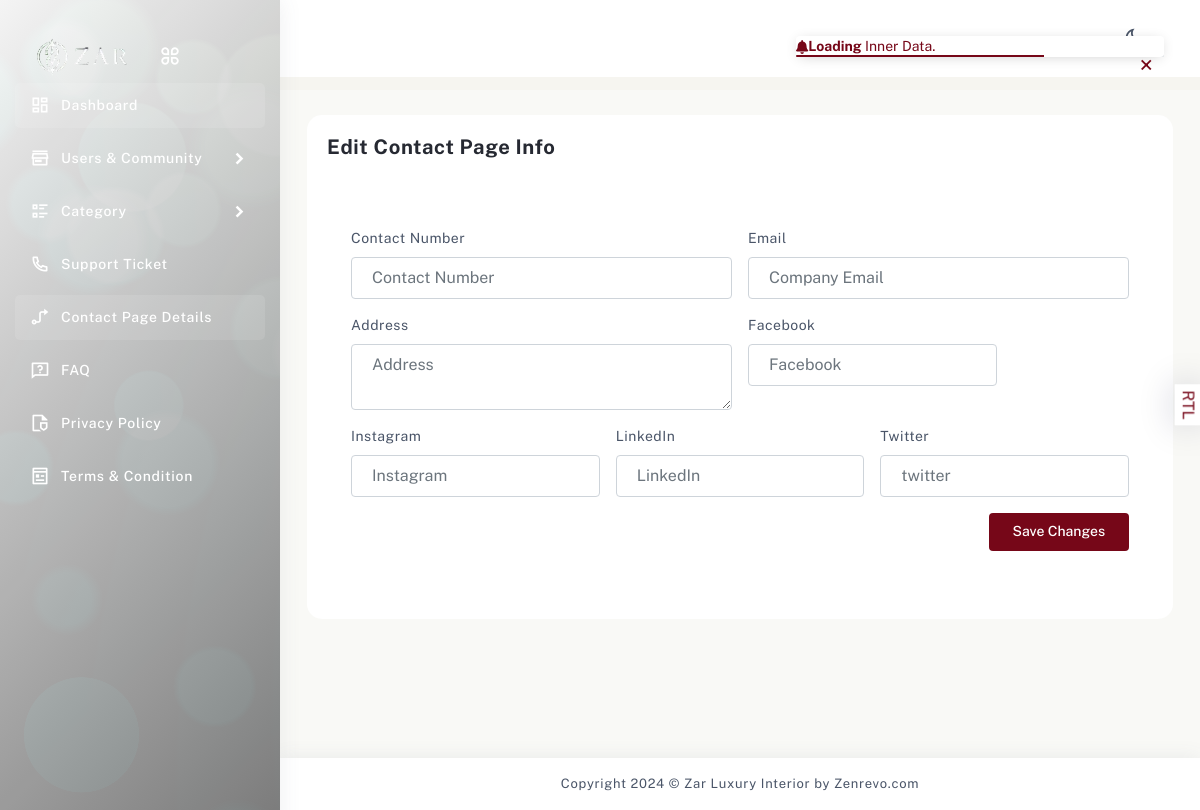
The app's page /dashboard/contact_page, older data.
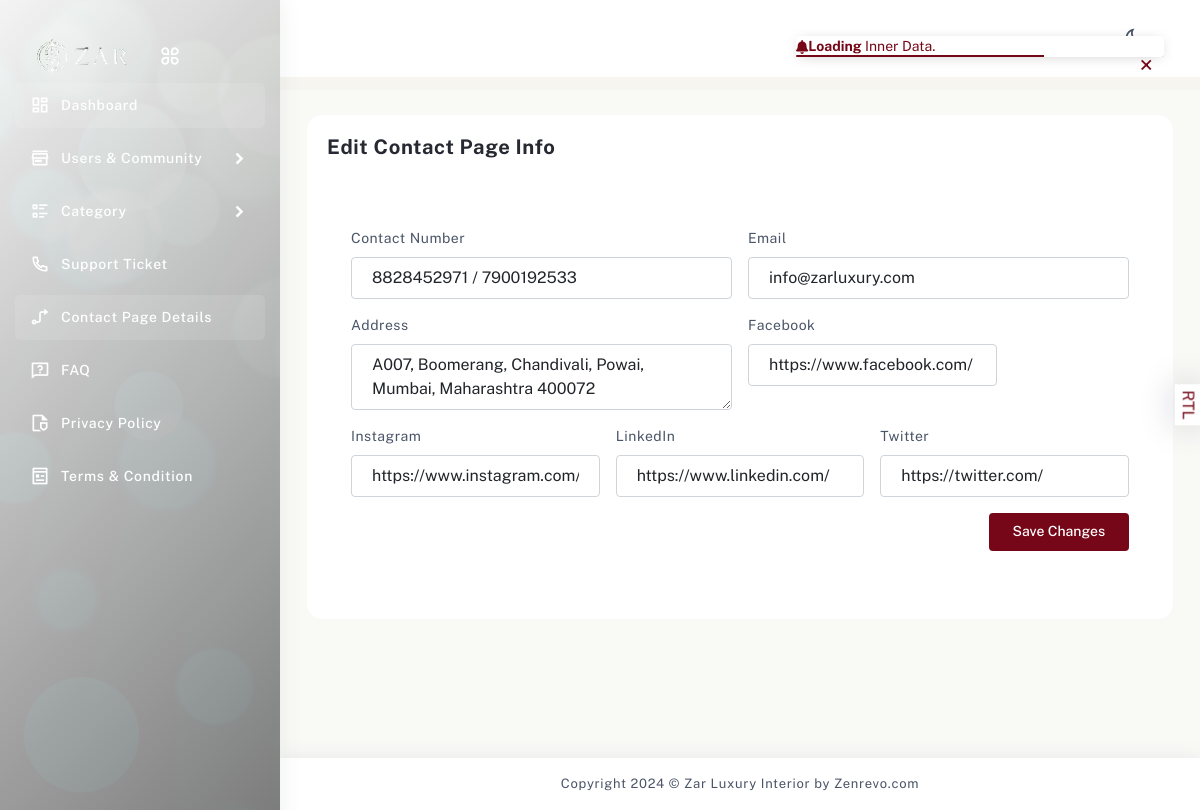
The same page, newer data.
### main_app/models.py (models this page shows)
class ContactPageDetails(models.Model):
    email = models.CharField(max_length=500,blank=True, null=True)
    phone = models.CharField(max_length=100,blank=True, null=True)
    address = models.TextField(blank=True, null=True)
    facebook = models.CharField(max_length=100,blank=True, null=True)
    instagram = models.CharField(max_length=100,blank=True, null=True)
    linkedin = models.CharField(max_length=100,blank=True, null=True)
    twitter = models.CharField(max_length=100,blank=True, null=True)
    created_at = models.DateTimeField(auto_now_add=True)
    updated_at = models.DateTimeField(auto_now=True)

### home/views.py (the view, shortened to what this page needs)
# urls.py: path('contact_page',views.contact_page,name='contact_page'),
def contact_page(request):
    contact = ContactPageDetails.objects.first()
    return render(request,'dashboard/contact-page.html',{'title':'Contact Page','contact':contact})

### templates/dashboard/contact-page.html (shortened to what this page needs)
{% extends 'dashboard/template.html' %}
{% block content %}
{% load static %}
<div class="page-body">
    <div class="container-fluid">
        <div class="row">
            <div class="col-sm-12">
                <div class="card card-table">
                    <div class="card-body">
                        <div class="title-header option-title">
                            <h5>Edit Contact Page Info </h5>
                        </div>
                        <div class="container py-5">
                            <form method="POST" action="{% url 'contact_page' %}"  enctype="multipart/form-data" class="row g-3">
                                <div class="col-md-6">
                                    <label for="mobile">Contact Number</label>
                                    <input
                                        type="text"
                                        id="mobile"
                                        name="mobile"
                                        value="{{ contact.phone|default_if_none:'' }}"
                                        placeholder="Contact Number"
                                        class="form-control"
                                    />
                                </div>
                                <div class="col-md-6">
                                    <label for="email"> Email</label>
                                    <input
                                        type="text"
                                        id="email"
                                        name="email"
                                        value="{{ contact.email|default_if_none:'' }}"
                                        placeholder="Company Email"
                                        class="form-control"
                                    />
                                </div>
                                <div class="col-md-6">
                                    <label for="address"> Address</label>
                                    <textarea
                                        id="address"
                                        name="address"
                                        placeholder="Address"
                                        class="form-control"
                                    >{{ contact.address |default_if_none:'' }}</textarea>
                                </div>
                                <div class="col-md-4">
                                    <label for="facebook">Facebook</label>
                                    <input
                                        type="text"
                                        id="facebook"
                                        name="facebook"
                                        value="{{ contact.facebook|default_if_none:'' }}"
                                        placeholder="Facebook"
                                        class="form-control"
                                    />
                                </div>
                                <div class="col-md-4">
                                    <label for="instagram">Instagram</label>
                                    <input
                                        type="text"
                                        id="instagram"
                                        name="instagram"
                                        value="{{ contact.instagram|default_if_none:'' }}"
                                        placeholder="Instagram"
                                        class="form-control"
                                    />
                                </div>
                                <div class="col-md-4">
                                    <label for="linkedin">LinkedIn</label>
                                    <input
                                        type="text"
                                        id="linkedin"
                                        name="linkedin"
                                        value="{{ contact.linkedin|default_if_none:'' }}"
                                        placeholder="LinkedIn"
                                        class="form-control"
                                    />
                                </div>
                                <div class="col-md-4">
                                    <label for="linkedin">Twitter</label>
                                    <input
                                        type="text"
                                        id="twitter"
                                        name="twitter"
                                        value="{{ contact.twitter|default_if_none:'' }}"
                                        placeholder="twitter"
                                        class="form-control"
                                    />
                                </div>
                                <div class="col-12 d-flex justify-content-end gap-2">
                                    <button type="submit" class="btn btn-primary">
                                        Save Changes
                                    </button>
                                </div>
                            </form>
                        </div>
                    </div>
                </div>
            </div>
        </div>
    </div>
</div>
{% endblock content %}

### templates/dashboard/template.html (shortened to what this page needs)
<!DOCTYPE html>
<html lang="en" dir="ltr">
<head>
    <link rel="stylesheet" href="../../static/backend_assets/assets/css/linearicon.css">
    <link rel="stylesheet" type="text/css" href="../../static/backend_assets/assets/css/vendors/font-awesome.css">
    <link rel="stylesheet" type="text/css" href="../../static/backend_assets/assets/css/vendors/themify.css">
    <link rel="stylesheet" type="text/css" href="../../static/backend_assets/assets/css/ratio.css">
    <link rel="stylesheet" type="text/css" href="../../static/backend_assets/assets/css/remixicon.css">
    <link rel="stylesheet" type="text/css" href="../../static/backend_assets/assets/css/vendors/feather-icon.css">
    <link rel="stylesheet" type="text/css" href="../../static/backend_assets/assets/css/vendors/scrollbar.css">
    <link rel="stylesheet" type="text/css" href="../../static/backend_assets/assets/css/vendors/animate.css">
    <link rel="stylesheet" type="text/css" href="../../static/backend_assets/assets/css/vendors/bootstrap.css">
    <link rel="stylesheet" type="text/css" href="../../static/backend_assets/assets/css/vector-map.css">
    <link rel="stylesheet" href="../../static/backend_assets/assets/css/vendors/slick.css">
    <link rel="stylesheet" type="text/css" href="../../static/backend_assets/assets/css/style.css">
<link rel="stylesheet" type="text/css" href="https://cdn.datatables.net/1.11.5/css/jquery.dataTables.css">
</head>
<body>
    <div class="page-wrapper compact-wrapper" id="pageWrapper">
        <div class="page-header">
            <div class="header-wrapper m-0">
                <div class="nav-right col-6 pull-right right-header p-0">
                    <ul class="nav-menus">
                        <li>
                            <div class="mode">
                            </div>
                        </li>
                    </ul>
                </div>
            </div>
        </div>
        <div class="page-body-wrapper">
            <div class="sidebar-wrapper">
                <div id="sidebarEffect"></div>
                <div>
                    <div class="logo-wrapper logo-wrapper-center">
                        <a data-bs-original-title="Zar Luxury" title="Zar Luxury">
                            <img class="img-fluid for-white" src="../../static/images/logo.png" alt="logo">
                        </a>
                        <div class="toggle-sidebar">
                            <i class="ri-apps-line status_toggle middle sidebar-toggle"></i>
                        </div>
                    </div>
                    <nav class="sidebar-main">
                        <div id="sidebar-menu">
                            <ul class="sidebar-links" id="simple-bar">
                                <li class="sidebar-list">
                                    <a class="sidebar-link sidebar-title link-nav" href="{% url 'dashboard' %}">
                                        <i class="ri-dashboard-line"></i>
                                        <span>Dashboard</span>
                                    </a>
                                </li>
                                <li class="sidebar-list">
                                    <a class="linear-icon-link sidebar-link sidebar-title" href="javascript:void(0)">
                                        <i class="ri-store-3-line"></i>
                                        <span>Users & Community</span>
                                    </a>
                                </li>
                                <li class="sidebar-list">
                                    <a class="linear-icon-link sidebar-link sidebar-title" href="javascript:void(0)">
                                        <i class="ri-list-check-2"></i>
                                        <span>Category</span>
                                    </a>
                                </li>
                                <li class="sidebar-list">
                                    <a class="sidebar-link sidebar-title link-nav" href="{% url 'support_ticket' %}">
                                        <i class="ri-phone-line"></i>
                                        <span>Support Ticket</span>
                                    </a>
                                </li>
                                <li class="sidebar-list">
                                    <a class="sidebar-link sidebar-title link-nav" href="{% url 'contact_page' %}">
                                        <i class="ri-guide-line"></i>
                                        <span>Contact Page Details</span>
                                    </a>
                                </li>
                                <li class="sidebar-list">
                                    <a class="sidebar-link sidebar-title link-nav" href="{% url 'edit_pages' %}?page=FAQ">
                                        <i class="ri-questionnaire-line"></i>
                                        <span>FAQ</span>
                                    </a>
                                </li>
                                <li class="sidebar-list">
                                    <a class="sidebar-link sidebar-title link-nav" href="{% url 'edit_pages' %}?page=Privacy-Policy">
                                        <i class="ri-file-shield-2-line"></i>
                                        <span>Privacy Policy</span>
                                    </a>
                                </li>
                                <li class="sidebar-list">
                                    <a class="sidebar-link sidebar-title link-nav" href="{% url 'edit_pages' %}?page=Terms-and-Condition">
                                        <i class="ri-pages-line"></i>
                                        <span>Terms & Condition</span>
                                    </a>
                                </li>
                            </ul>
                        </div>
                    </nav>
                </div>
            </div>
{% block content %}
{% endblock content %}
<div class="container-fluid">
    <footer class="footer">
        <div class="row">
            <div class="col-md-12 footer-copyright text-center">
                <p class="mb-0">Copyright 2024 © Zar Luxury Interior by Zenrevo.com</p>
            </div>
        </div>
    </footer>
</div>
 </div>
</div>
</body>
</html>

### templates/dashboard/template.html (style rules this page uses)
.logo-wrapper { width: 75% !important; }

Row changes from the older to the newer data that the page shows:
added ContactPageDetails: mobile "8828452971 / 7900192533", email "info@zarluxury.com", address "A007, Boomerang, Chandivali, Powai, Mumbai, Maharashtra 400072", facebook "https://www.facebook.com/", instagram "https://www.instagram.com/", linkedin "https://www.linkedin.com/", twitter "https://twitter.com/"
